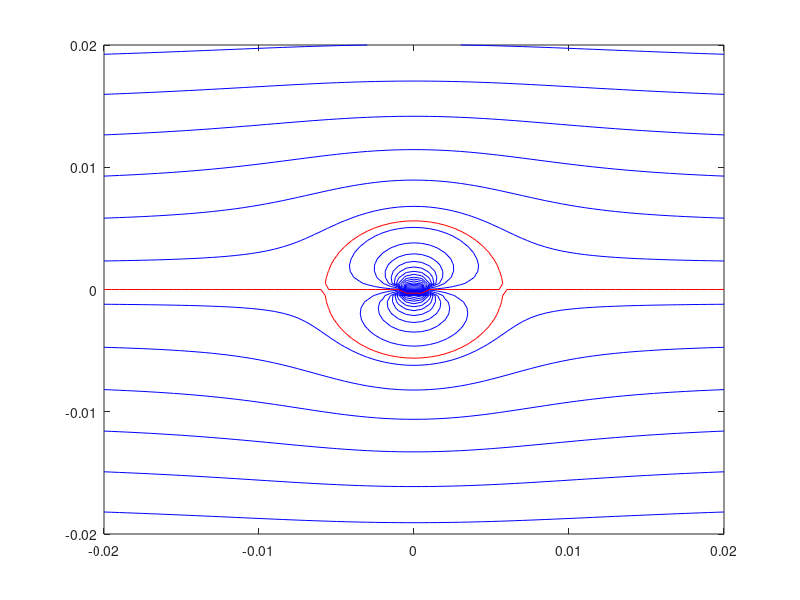
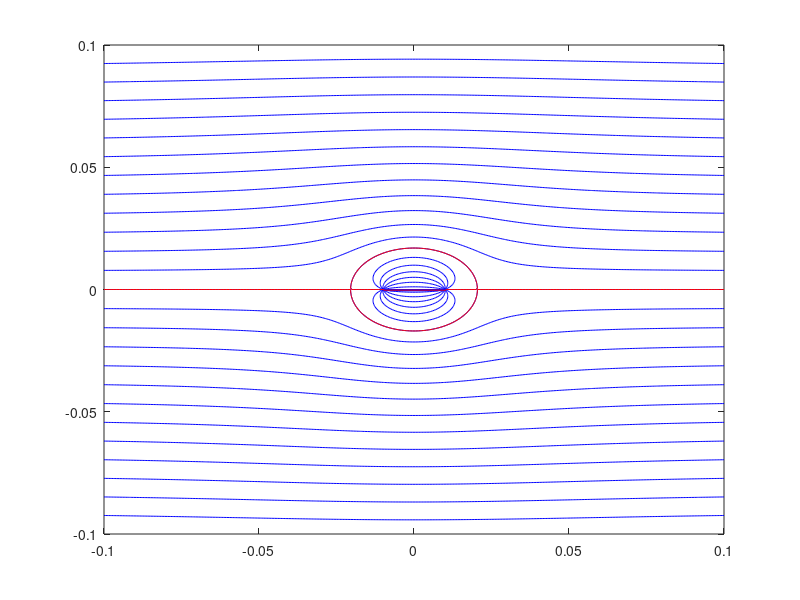
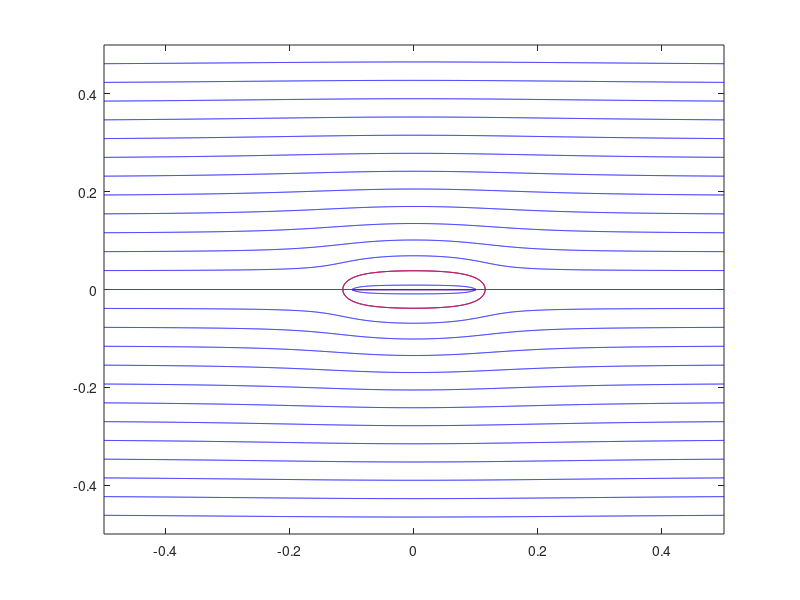
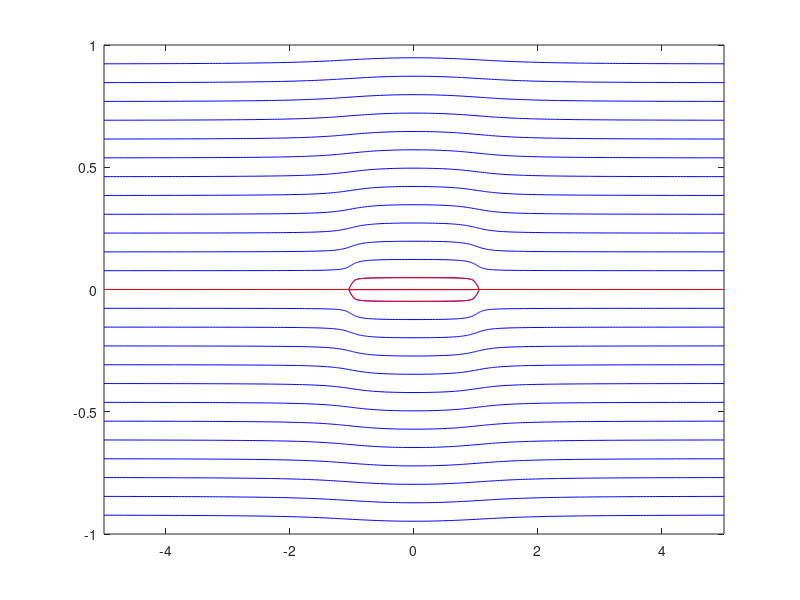

Write the MATLAB code that produced these figures, in order.
clc; clear all
close all
V =  10;
A = 1;
b = [.001,.01,.1,1,10];

%b=.001
[X,Y] = meshgrid(-.02:.0005:.02);
theta1 = atan2(Y,X+b(1));
theta2 = atan2(Y,X-b(1));
f = V*Y+(A/(2*pi))*(atan2(Y,(X+b(1))))-(A/(2*pi))*(atan2(Y,(X-b(1))));
figure(1)
contour(X,Y,f,25,'b');
hold on
contour(X,Y,f,[0,0],'r')

%b=.01
[X,Y] = meshgrid(-.1:.0005:.1);
theta1 = atan2(Y,X+b(2));
theta2 = atan2(Y,X-b(2));
f = V*Y+(A/(2*pi))*(atan2(Y,(X+b(2))))-(A/(2*pi))*(atan2(Y,(X-b(2))));
figure(2)
contour(X,Y,f,25,'b');
hold on
contour(X,Y,f,[0,0],'r')

%b=.1
[X,Y] = meshgrid(-.5:.0005:.5);
theta1 = atan2(Y,X+b(3));
theta2 = atan2(Y,X-b(3));
f = V*Y+(A/(2*pi))*(atan2(Y,(X+b(3))))-(A/(2*pi))*(atan2(Y,(X-b(3))));
figure(3)
contour(X,Y,f,25,'b');
hold on
contour(X,Y,f,[0,0],'r')

%b=1
[X,Y] = meshgrid((-5:.05:5),(-1:.001:1));
theta1 = atan2(Y,X+b(4));
theta2 = atan2(Y,X-b(4));
f = V*Y+(A/(2*pi))*(atan2(Y,(X+b(4))))-(A/(2*pi))*(atan2(Y,(X-b(4))));
figure(4)
contour(X,Y,f,25,'b');
hold on
contour(X,Y,f,[0,0],'r')

%b=10
[X,Y] = meshgrid((-15:.5:15),(-1:.0005:1));
theta1 = atan2(Y,X+b(5));
theta2 = atan2(Y,X-b(5));
f = V*Y+(A/(2*pi))*(atan2(Y,(X+b(5))))-(A/(2*pi))*(atan2(Y,(X-b(5))));
figure(5)
contour(X,Y,f,25,'b');
hold on
contour(X,Y,f,[0,0],'r')

%problem 2
chord=2*sqrt(b.^2+b/(pi*10));
thickness=[.0113,.035,.081,.11,.114];
tc=thickness./chord;
figure(6)
plot(b,tc)
title('T/C vs B ');






